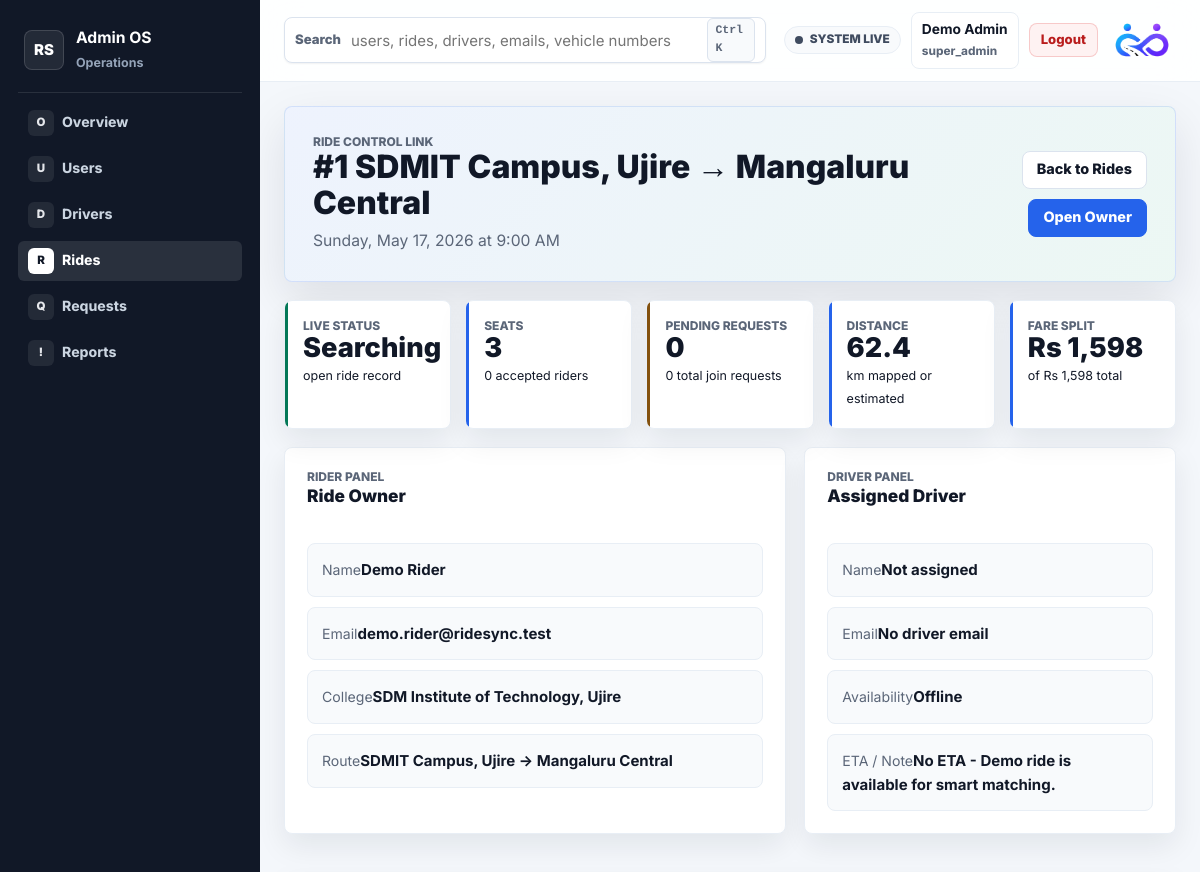
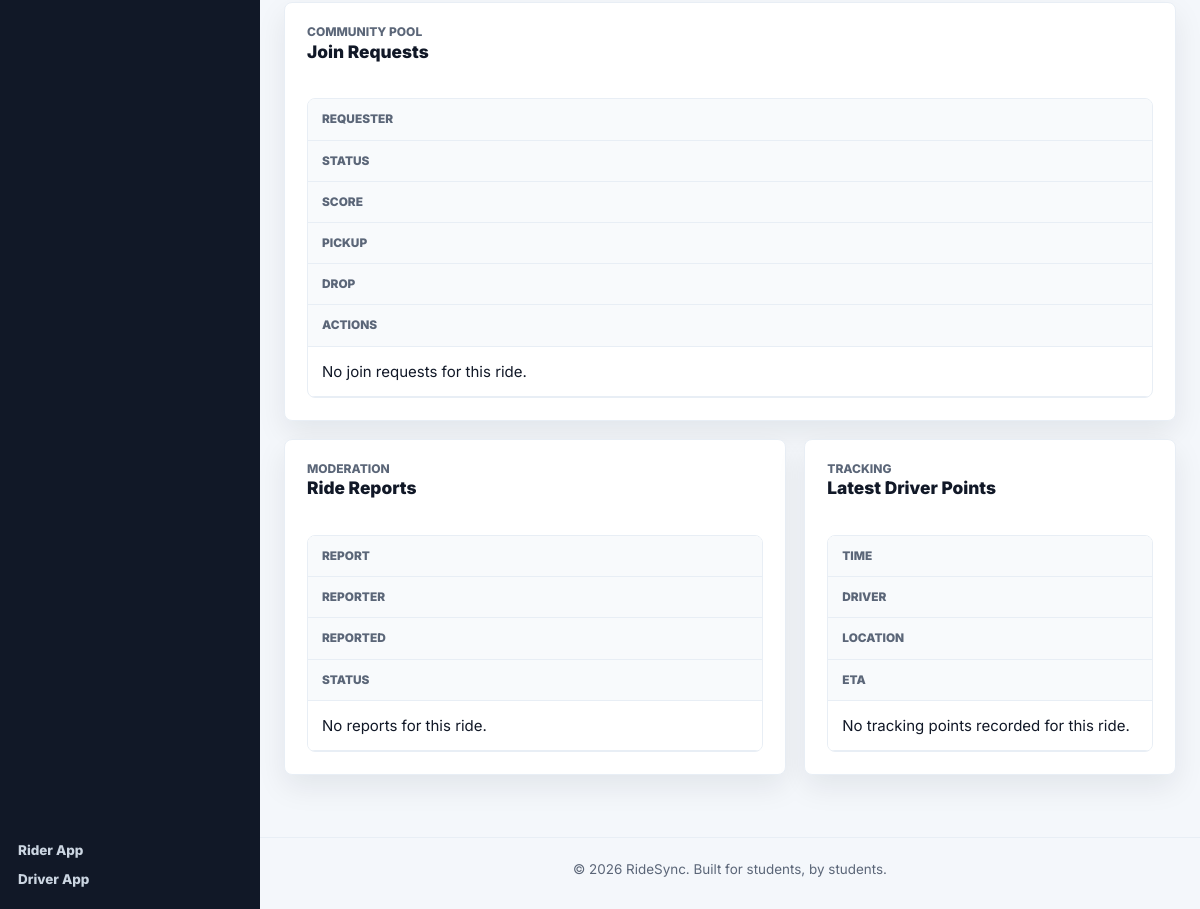
The page /pages/admin_ride_detail.php?id=1 (signed in) on the database its author committed (2 pictures, top to bottom).
### tables this page shows
CREATE TABLE IF NOT EXISTS rides (
  id INT UNSIGNED NOT NULL AUTO_INCREMENT,
  user_id INT UNSIGNED NOT NULL,
  origin VARCHAR(150) NOT NULL,
  destination VARCHAR(150) NOT NULL,
  origin_lat DECIMAL(10, 7) NULL,
  origin_lng DECIMAL(10, 7) NULL,
  destination_lat DECIMAL(10, 7) NULL,
  destination_lng DECIMAL(10, 7) NULL,
  route_distance_km DECIMAL(8, 2) NULL,
  travel_date DATE NOT NULL,
  travel_time TIME NOT NULL,
  seats_available TINYINT UNSIGNED NOT NULL DEFAULT 1,
  status ENUM('open', 'closed', 'cancelled') NOT NULL DEFAULT 'open',
  created_at TIMESTAMP NOT NULL DEFAULT CURRENT_TIMESTAMP,
  PRIMARY KEY (id),
  KEY idx_rides_user_id (user_id),
  KEY idx_rides_search (status, travel_date, travel_time),
  KEY idx_rides_user_status_time (user_id, status, travel_date, travel_time),
  CONSTRAINT fk_rides_user
    FOREIGN KEY (user_id) REFERENCES users(id)
    ON DELETE CASCADE
);

CREATE TABLE IF NOT EXISTS users (
  id INT UNSIGNED NOT NULL AUTO_INCREMENT,
  name VARCHAR(100) NOT NULL,
  email VARCHAR(190) NOT NULL,
  password VARCHAR(255) NOT NULL,
  college VARCHAR(150) NOT NULL,
  gender ENUM('Male', 'Female', 'Other') NOT NULL,
  profile_photo VARCHAR(255) NULL,
  created_at TIMESTAMP NOT NULL DEFAULT CURRENT_TIMESTAMP,
  PRIMARY KEY (id),
  UNIQUE KEY uq_users_email (email)
);

CREATE TABLE IF NOT EXISTS ride_live_status (
  id INT NOT NULL AUTO_INCREMENT,
  ride_id INT UNSIGNED NOT NULL,
  driver_id INT NULL,
  live_status ENUM('searching', 'matched', 'driver_assigned', 'arriving', 'active', 'completed', 'cancelled') NOT NULL DEFAULT 'searching',
  eta_minutes INT UNSIGNED NULL,
  note VARCHAR(255) NULL,
  updated_at TIMESTAMP NOT NULL DEFAULT CURRENT_TIMESTAMP ON UPDATE CURRENT_TIMESTAMP,
  PRIMARY KEY (id),
  UNIQUE KEY uq_ride_live_status_ride_id (ride_id),
  KEY idx_ride_live_status_driver_id (driver_id),
  KEY idx_ride_live_status_status (live_status),
  CONSTRAINT fk_ride_live_status_ride
    FOREIGN KEY (ride_id) REFERENCES rides(id)
    ON DELETE CASCADE,
  CONSTRAINT fk_ride_live_status_driver
    FOREIGN KEY (driver_id) REFERENCES driver_accounts(id)
    ON DELETE SET NULL
);

### includes/admin_helper.php (called while the page is built, shortened)
<?php
function ridesync_admin_status_label($status) {
    return ucwords(str_replace('_', ' ', (string) $status));
}
?>

### includes/cost_helper.php (called while the page is built, shortened)
<?php
function ridesync_fare_rate_per_km() {
    return RIDESYNC_FARE_RATE_PER_KM;
}
function ridesync_normalize_distance_km($distanceKm, $fallbackKm = 1) {
    return round(max(0.1, min(1000, (float) $distanceKm)), 2);
}
function ridesync_estimate_total_ride_fare($distanceKm) {
    return (int) ceil(ridesync_normalize_distance_km($distanceKm) * ridesync_fare_rate_per_km());
}
?>

### pages/admin_ride_detail.php (the view, shortened to what this page needs)
<?php
require_once __DIR__ . '/../config/db.php';
require_once __DIR__ . '/../includes/admin_helper.php';
require_once __DIR__ . '/../includes/cost_helper.php';
function ridesync_admin_ride_rows($result) {
    $rows = [];
    return $rows;
}
function ridesync_admin_ride_prepared_rows($conn, $sql, $types, $params) {
    $stmt = mysqli_prepare($conn, $sql);
    $refs = [];
    foreach ($params as $key => $value) {
        $refs[$key] = &$params[$key];
    }
    mysqli_stmt_bind_param($stmt, $types, ...$refs);
    mysqli_stmt_execute($stmt);
    return ridesync_admin_ride_rows(mysqli_stmt_get_result($stmt));
}
$rideId = (int) ($_GET['id'] ?? 0);
$stmt = mysqli_prepare(
    $conn,
    "SELECT
        r.*,
        owner.name AS owner_name,
        owner.email AS owner_email,
        owner.college AS owner_college,
        COALESCE(ls.live_status, 'searching') AS live_status,
        ls.eta_minutes,
        ls.note AS live_note,
        ls.updated_at AS live_updated_at,
        d.id AS driver_id,
        d.name AS driver_name,
        d.email AS driver_email,
        d.phone AS driver_phone,
        a.status AS driver_availability
     FROM rides r
     JOIN users owner ON owner.id = r.user_id
     LEFT JOIN ride_live_status ls ON ls.ride_id = r.id
     LEFT JOIN driver_accounts d ON d.id = ls.driver_id
     LEFT JOIN driver_account_availability a ON a.driver_id = d.id
     WHERE r.id = ?
     LIMIT 1"
);
mysqli_stmt_bind_param($stmt, "i", $rideId);
mysqli_stmt_execute($stmt);
$ride = mysqli_fetch_assoc(mysqli_stmt_get_result($stmt));
$matches = ridesync_admin_ride_prepared_rows(
    $conn,
    "SELECT m.*, u.name AS requester_name, u.email AS requester_email, u.college AS requester_college
     FROM matches m
     JOIN users u ON u.id = m.matched_user_id
     WHERE m.ride_id = ?
     ORDER BY FIELD(m.status, 'pending', 'accepted', 'rejected'), m.created_at DESC",
    "i",
    [$rideId]
);
$reports = ridesync_admin_ride_prepared_rows(
    $conn,
    "SELECT rep.*, reporter.name AS reporter_name, reported.name AS reported_name
     FROM reports rep
     JOIN users reporter ON reporter.id = rep.reporter_user_id
     LEFT JOIN users reported ON reported.id = rep.reported_user_id
     WHERE rep.ride_id = ?
     ORDER BY FIELD(rep.report_status, 'open', 'reviewing', 'resolved', 'dismissed'), rep.created_at DESC",
    "i",
    [$rideId]
);
$tracking = ridesync_admin_ride_prepared_rows(
    $conn,
    "SELECT rt.*, d.name AS driver_name
     FROM ride_tracking rt
     LEFT JOIN driver_accounts d ON d.id = rt.driver_id
     WHERE rt.ride_id = ?
     ORDER BY rt.recorded_at DESC
     LIMIT 8",
    "i",
    [$rideId]
);
$acceptedCount = 0;
$pendingCount = 0;
$fareEstimate = ridesync_estimate_total_ride_fare((float) ($ride['route_distance_km'] ?? 0));
$fareParticipants = max(1, $acceptedCount + 1);
$farePerPassenger = $fareEstimate > 0 ? $fareEstimate / $fareParticipants : 0;
require_once __DIR__ . '/../includes/admin_header.php';
?>
<div class="admin-command-center">
    <section class="admin-hero-panel">
        <div>
            <span class="driver-kicker">Ride Control Link</span>
            <h1>#<?php echo (int) $ride['id']; ?> <?php echo htmlspecialchars($ride['origin']); ?> &rarr; <?php echo htmlspecialchars($ride['destination']); ?></h1>
            <p><?php echo htmlspecialchars(date('l, M j, Y', strtotime($ride['travel_date'])) . ' at ' . date('g:i A', strtotime($ride['travel_time']))); ?></p>
        </div>
        <div class="admin-hero-actions">
            <a class="btn btn-secondary" href="/ridesync/pages/admin_dashboard.php?section=rides">Back to Rides</a>
            <a class="btn btn-primary" href="/ridesync/pages/admin_user_detail.php?user_id=<?php echo (int) $ride['user_id']; ?>">Open Owner</a>
        </div>
    </section>
    <section class="admin-priority-grid">
        <article class="admin-op-card is-primary"><span>Live Status</span><strong><?php echo htmlspecialchars(ridesync_admin_status_label($ride['live_status'])); ?></strong><small><?php echo htmlspecialchars($ride['status']); ?> ride record</small></article>
        <article class="admin-op-card"><span>Seats</span><strong><?php echo (int) $ride['seats_available']; ?></strong><small><?php echo $acceptedCount; ?> accepted riders</small></article>
        <article class="admin-op-card is-warning"><span>Pending Requests</span><strong><?php echo $pendingCount; ?></strong><small><?php echo count($matches); ?> total join requests</small></article>
        <article class="admin-op-card"><span>Distance</span><strong><?php echo $ride['route_distance_km'] !== null ? number_format((float) $ride['route_distance_km'], 1) : '0'; ?></strong><small>km mapped or estimated</small></article>
        <article class="admin-op-card"><span>Fare Split</span><strong>Rs <?php echo number_format((float) $farePerPassenger, 0); ?></strong><small>of Rs <?php echo number_format((float) $fareEstimate, 0); ?> total</small></article>
    </section>
    <section class="admin-command-grid is-lower">
        <article class="admin-command-card">
            <div class="admin-card-head"><div><span class="driver-kicker">Rider Panel</span><h2>Ride Owner</h2></div></div>
            <div class="admin-health-stack">
                <div><span>Name</span><strong><?php echo htmlspecialchars($ride['owner_name']); ?></strong></div>
                <div><span>Email</span><strong><?php echo htmlspecialchars($ride['owner_email']); ?></strong></div>
                <div><span>College</span><strong><?php echo htmlspecialchars($ride['owner_college']); ?></strong></div>
                <div><span>Route</span><strong><?php echo htmlspecialchars($ride['origin'] . ' -> ' . $ride['destination']); ?></strong></div>
            </div>
        </article>
        <article class="admin-command-card">
            <div class="admin-card-head"><div><span class="driver-kicker">Driver Panel</span><h2>Assigned Driver</h2></div></div>
            <div class="admin-health-stack">
                <div><span>Name</span><strong><?php echo htmlspecialchars($ride['driver_name'] ?: 'Not assigned'); ?></strong></div>
                <div><span>Email</span><strong><?php echo htmlspecialchars($ride['driver_email'] ?: 'No driver email'); ?></strong></div>
                <div><span>Availability</span><strong><?php echo htmlspecialchars(ridesync_admin_status_label($ride['driver_availability'] ?: 'offline')); ?></strong></div>
                <div><span>ETA / Note</span><strong><?php echo htmlspecialchars(($ride['eta_minutes'] ? $ride['eta_minutes'] . ' min' : 'No ETA') . ' - ' . ($ride['live_note'] ?: 'No note')); ?></strong></div>
            </div>
        </article>
    </section>
    <section class="admin-command-card admin-table-card">
        <div class="admin-card-head"><div><span class="driver-kicker">Community Pool</span><h2>Join Requests</h2></div></div>
        <div class="admin-table-wrap">
            <table class="admin-smart-table">
                <thead><tr><th>Requester</th><th>Status</th><th>Score</th><th>Pickup</th><th>Drop</th><th>Actions</th></tr></thead>
                <tbody>
                    <?php if (count($matches) === 0): ?>
                        <tr><td colspan="6">No join requests for this ride.</td></tr>
                    <?php endif; ?>
                </tbody>
            </table>
        </div>
    </section>
    <section class="admin-command-grid is-lower">
        <article class="admin-command-card admin-table-card">
            <div class="admin-card-head"><div><span class="driver-kicker">Moderation</span><h2>Ride Reports</h2></div></div>
            <div class="admin-table-wrap">
                <table class="admin-smart-table">
                    <thead><tr><th>Report</th><th>Reporter</th><th>Reported</th><th>Status</th></tr></thead>
                    <tbody>
                        <?php if (count($reports) === 0): ?>
                            <tr><td colspan="4">No reports for this ride.</td></tr>
                        <?php endif; ?>
                    </tbody>
                </table>
            </div>
        </article>
        <article class="admin-command-card admin-table-card">
            <div class="admin-card-head"><div><span class="driver-kicker">Tracking</span><h2>Latest Driver Points</h2></div></div>
            <div class="admin-table-wrap">
                <table class="admin-smart-table">
                    <thead><tr><th>Time</th><th>Driver</th><th>Location</th><th>ETA</th></tr></thead>
                    <tbody>
                        <?php if (count($tracking) === 0): ?>
                            <tr><td colspan="4">No tracking points recorded for this ride.</td></tr>
                        <?php endif; ?>
                    </tbody>
                </table>
            </div>
        </article>
    </section>
</div>
<?php require_once __DIR__ . '/../includes/admin_footer.php'; ?>

### rows shown on the page
rides: id "1", origin "SDMIT Campus, Ujire", destination "Mangaluru Central", travel_date+travel_time "Sunday, May 17, 2026 at 9:00 AM", status "open", seats_available "3", route_distance_km "62.4", route_distance_km "1,598", user.name "Demo Rider", user.email "demo.rider@ridesync.test", user.college "SDM Institute of Technology, Ujire", origin+destination "SDMIT Campus, Ujire -> Mangaluru Central", ride_live_status.eta_minutes+note "No ETA - Demo ride is available for smart matching."

### other values the page prints
$item['icon'] "O"
$item['label'] "Overview"
$item['icon'] "U"
$item['label'] "Users"
$item['icon'] "D"
$item['label'] "Drivers"
$item['icon'] "R"
$item['label'] "Rides"
$item['icon'] "Q"
$item['label'] "Requests"
$item['icon'] "!"
$item['label'] "Reports"
$_SESSION['admin_name'] "Demo Admin"
$_SESSION['admin_role'] "super_admin"
ridesync_admin_status_label($ride['live_status']) "Searching"
